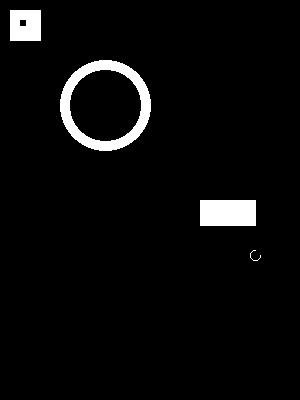
#> input picture photo/xingzhuang1.jpg, 300 x 400 px, found by its file name
$ python '膨胀与腐蚀.py'
#> lines starting #> are read from the running program, lines starting #| are printed output that depends on the picture; after the words box and inside, x2 and y2 are one past the last pixel; in counts of white or black regions, pixels touching at a corner belong together
#> further down, img is the input picture: shape (400, 300, 3); min 0, max 255, mean 10.5
import cv2


# 腐蚀
def erode_img(img):
    # 将图像转为灰度图并进行二值化处理
    gray = cv2.cvtColor(img, cv2.COLOR_BGR2GRAY)
    ret, binary = cv2.threshold(gray, 0, 255, cv2.THRESH_BINARY | cv2.THRESH_OTSU)  # 返回值为阈值和二值图像
    cv2.imshow('binary', binary)
    # 定义腐蚀内核形状与大小
    kernel = cv2.getStructuringElement(cv2.MORPH_RECT, (5, 5))
    res = cv2.erode(img, kernel)
    cv2.imshow('erode_img', res)


# 膨胀
def dilate_img(img):
    # 将图像转为灰度图并进行二值化处理
    gray = cv2.cvtColor(img, cv2.COLOR_BGR2GRAY)
    ret, binary = cv2.threshold(gray, 0, 255, cv2.THRESH_BINARY | cv2.THRESH_OTSU)  # 返回值为阈值和二值图像
#> binary: shape (400, 300); 4.1% white; 4 white regions, box (x1, y1, x2, y2) and area: (60, 60, 151, 151) 2516, (200, 200, 256, 226) 1456, (10, 10, 41, 41) 925, (250, 250, 261, 261) 22
#> ret = 37
    cv2.imshow("binary", binary)
    # 定义腐蚀内核形状与大小
    kernel = cv2.getStructuringElement(cv2.MORPH_RECT, (9, 9))
    res = cv2.dilate(binary, kernel)
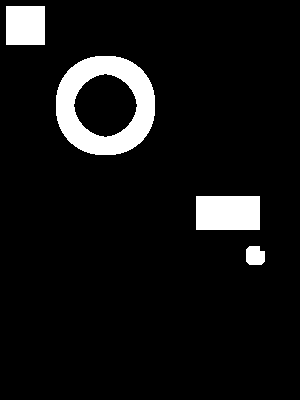
#> res: shape (400, 300); 7.6% white; 4 white regions, box (x1, y1, x2, y2) and area: (56, 56, 155, 155) 5108, (196, 196, 260, 230) 2176, (6, 6, 45, 45) 1521, (246, 246, 265, 265) 318
    cv2.imshow('dilate_img', res)


# 开操作 先腐蚀再膨胀 开运算可以用来消除小黑点 图像整体粗细几乎不变，光滑断开
def open_img(img):
    # 将图像转为灰度图并进行二值化处理
    gray = cv2.cvtColor(img, cv2.COLOR_BGR2GRAY)
    ret, binary = cv2.threshold(gray, 0, 255, cv2.THRESH_BINARY | cv2.THRESH_OTSU)  # 返回值为阈值和二值图像
    cv2.imshow("binary", binary)
    # 定义腐蚀内核形状与大小
    kernel = cv2.getStructuringElement(cv2.MORPH_RECT, (5, 5))
    res = cv2.morphologyEx(binary, cv2.MORPH_OPEN, kernel)
    cv2.imshow('open_img', res)


# 闭操作  图像整体粗细几乎不变，光滑连接
def close_img(img):
    # 将图像转为灰度图并进行二值化处理
    gray = cv2.cvtColor(img, cv2.COLOR_BGR2GRAY)
    ret, binary = cv2.threshold(gray, 0, 255, cv2.THRESH_BINARY | cv2.THRESH_OTSU)  # 返回值为阈值和二值图像
    cv2.imshow("binary", binary)
    # 定义腐蚀内核形状与大小
    kernel = cv2.getStructuringElement(cv2.MORPH_RECT, (9, 9))
    res = cv2.morphologyEx(binary, cv2.MORPH_CLOSE, kernel)
    cv2.imshow('close_img', res)


if __name__ == '__main__':
    img = cv2.imread('E:\\pyitem\\opencv_img\\photo\\xingzhuang1.jpg')
    cv2.imshow('original', img)
    # print(img.shape)
    # erode_img(img)
    dilate_img(img)
    # [9 lines of commented-out code are left out]
    cv2.waitKey(0)
    cv2.destroyAllWindows()
